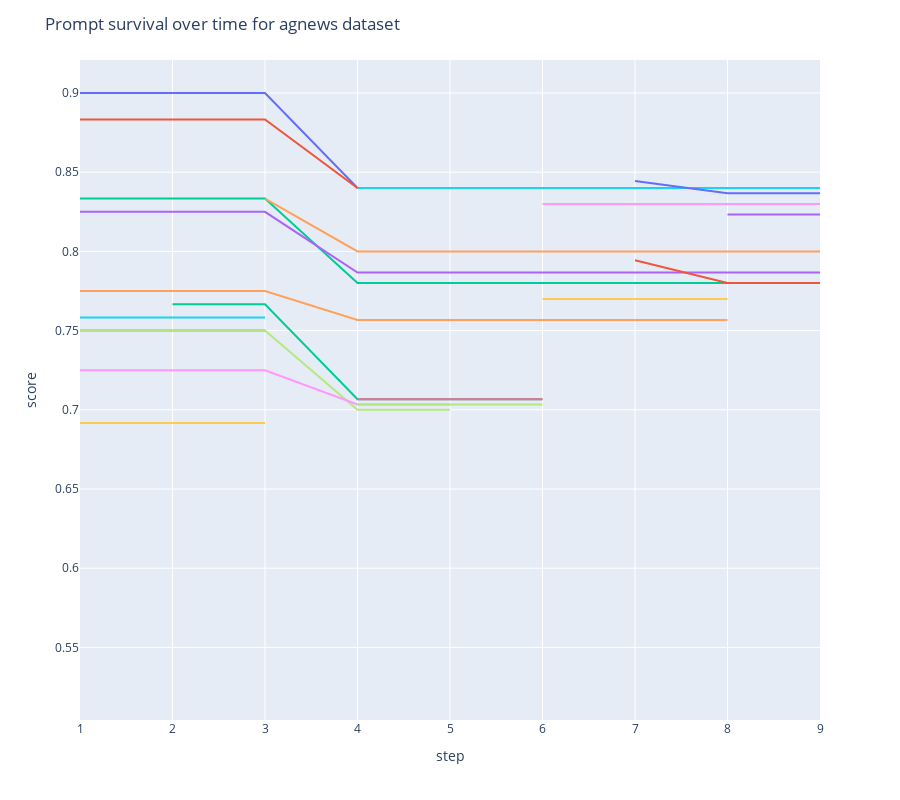

Write notebook code for a chart like this one.
### Code cell
# do the same with plotly
fig = px.line(
    df_with_blocks,
    x="step",
    y="score",  # <--
    color="prompt",
    custom_data=[df_with_blocks["prompt_short"], df_with_blocks["evaluated_blocks"]],
)
fig.update_xaxes(title="step")
fig.update_layout(title=f"Prompt survival over time for {args.dataset} dataset")

# # do not show the legend
fig.update_layout(showlegend=False, height=800)

# # show prompt_short instead of prompt in the hover
fig.update_traces(
    hovertemplate="prompt: %{customdata[0]}<br>score: %{y}<br>test score:%{customdata[2]}<br>evaluated blocks:%{customdata[1]}",
    name="",
)
fig.show()
